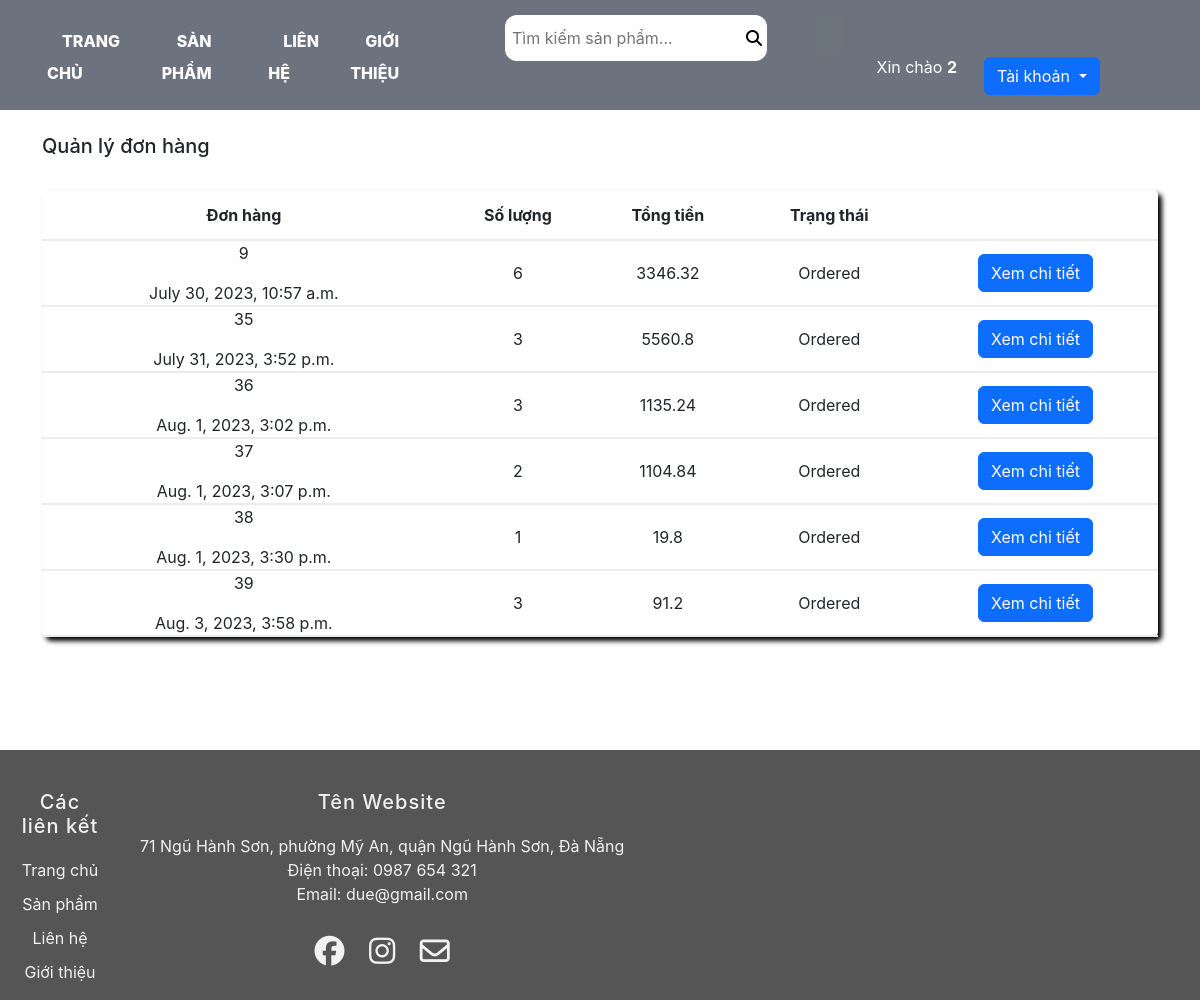
The page /order_list/ (signed in) on the database its author committed.
### order/models.py (models this page shows, shortened)
class Users(AbstractUser):
    phone = models.CharField(max_length=10,null=True, blank=True)
    city = models.ForeignKey(City,on_delete=models.CASCADE, null=True, blank=True)
    district = models.ForeignKey(District,on_delete=models.CASCADE, null=True, blank=True)
    ward = models.ForeignKey(Ward,on_delete=models.CASCADE, null=True, blank=True)
    street = models.CharField(max_length=100,null=True, blank=True)
    avatar = models.ImageField(upload_to='media', null=True, blank=True)
    class Meta:
        db_table = 'auth_user'

class Order(models.Model):
    status_choices = (
        (1, "Cart"),
        (2, "Ordered"),
        (3, "Cancelled"),
    )
    total_price = models.FloatField(default=0)
    quantity = models.PositiveIntegerField(default=0)
    user = models.ForeignKey(Users, related_name='users', on_delete=models.CASCADE, null=True, blank=True)
    status = models.IntegerField(choices=status_choices, default=1)
    datetime = models.DateTimeField(null=True, blank=True)

### product/views.py (the view, shortened to what this page needs)
# urls.py: path('order_list/',views.order_list, name="order_list"),
def order_list(request):
    list = Order.objects.filter(user=request.user, status =2)
    return render (request,'product/account.html',{'order':list})

### product/templates/product/account.html (shortened to what this page needs)
{% extends 'product/base.html' %}
{% load static %}
{% block content %}
<head>
    <link rel="stylesheet" href="{% static 'css/product.css' %}">
    <link href="https://cdn.jsdelivr.net/npm/bootstrap@5.3.1/dist/css/bootstrap.min.css" rel="stylesheet">
</head>
<br>
<h5>Quản lý đơn hàng</h5>
<br>
<table class ="order-tb">
    <tr class="tb-h">
        <th>Đơn hàng</th>
        <th>Số lượng</th>
        <th>Tổng tiền</th>
        <th>Trạng thái</th>
        <th></th>
    </tr>
    {% for i in order %}
        <tr class="table-order">
        <td><p>{{i.id}}</p>{{i.datetime}}</td>
        <td>{{i.quantity}}</td>
        <td>{{i.total_price}}</td>
        <td>{{i.get_status_display}}</td>
        <td><a href="{% url 'product:review_order' i.id%}" class="btn btn-primary">Xem chi tiết</a></td>
    {% endfor %}
        </tr>
    </table>
{% endblock %}

### product/templates/product/base.html (shortened to what this page needs)
<!DOCTYPE html>
{% load static%}
<html>
    <head>
      <link href="https://cdn.jsdelivr.net/npm/bootstrap@5.3.1/dist/css/bootstrap.min.css" rel="stylesheet">
      <link href='https://unpkg.com/css.gg@2.0.0/icons/css/shopping-cart.css' rel='stylesheet'>
    </head>
    <body>
    <header>
        <nav>
            <div class="content-nav">
                <ul>
                    <li><a href="{% url 'product:index' %}">Trang Chủ</a></li>
                    <li><a href="{% url 'product:product_list' %}">Sản Phẩm</a></li>
                    <li><a href="{% url 'product:contact' %}">Liên Hệ</a></li>
                    <li><a href="{% url 'product:about_us' %}">Giới Thiệu</a></li>
                </ul>
                <form style="position: relative;left:50px;" id="myForm" action="{% url 'product:search' %}" >
                    <input  type="text" name="q" placeholder="Tìm kiếm sản phẩm..." required />
                    <button type="submit"><i class="fa fa-search" aria-hidden="true"></i></button>
                </form>
            </div>
            <button type="button" class="btn btn-secondary" onclick="show_cart()"></button>
            <div class="user">
              {% if user.username %}
                  <p >Xin chào <b>{{user.username}}</b></p>
                  <div class="btn-group">
                    <button type="button" class="btn btn-primary dropdown-toggle" data-toggle="dropdown" aria-haspopup="true" aria-expanded="false">
                      Tài khoản
                    </button>
              {% endif %}
    </header>
        <main class="container">
                {% block content %}
                {% endblock %}
        </main>
    </body>
<footer>
  <div class="col-1">
    <h5>Các liên kết</h5>
    <a href="{% url 'product:index' %}">Trang chủ</a>
    <a href="{% url 'product:product' %}">Sản phẩm</a>
    <a href="{% url 'product:contact' %}">Liên hệ</a>
    <a href="{% url 'product:about_us' %}">Giới thiệu</a>
  </div>
  <div class="'col-2">
    <h5>Tên Website</h5>
    71 Ngũ Hành Sơn, phường Mỹ An, quận Ngũ Hành Sơn, Đà Nẵng<br>
    Điện thoại: 0987 654 321<br>
    Email: due@gmail.com
    <div class="social-icons">
      <a href="https://www.google.com.vn/"><i class="fa-brands fa-facebook"></i></a>
      <a href="https://www.instagram.com/"><i class="fa-brands fa-instagram"></i></a>
      <a href="https://www.google.com.vn/"><i class="fa-regular fa-envelope"></i></a>
    </div>
  </div>
  </footer>
</html>

### product/static/css/product.css (style rules this page uses)
body { margin-right: auto; margin-left: auto; }
.book, .tb-review, .tb-user-infor, .tb-description, .order-tb, .cart-tb { width: 100%; border-collapse: collapse; border-radius: 5px; box-shadow: 4px 4px 5px black; text-align: center; }
.book td, .tb-review td, .tb-user-infor td, .tb-description td, .order-tb td, .cart-tb td { border-bottom: 2px solid #ececec; width: auto; }
td { width: auto; }
th, td { text-align: center; vertical-align: middle; }
th { height: 50px; border-bottom: 2px solid #ececec; }
.order-tb .tb-h { border-bottom: 2px solid #ececec; }

### product/templates/product/base.html (style rules this page uses)
* { padding: 0; margin: 0; box-sizing: border-box; font-family: 'Muli', -apple-system, BlinkMacSystemFont, 'Segoe UI', Roboto, 'Helvetica Neue', Arial, sans-serif, 'Apple Color Emoji', 'Segoe UI Emoji', 'Segoe UI Symbol', 'Noto Color Emoji'; }
body { background-color:rgb(248,248,255); }
li { list-style: none; }
nav { padding: 15px; width: 100%; display: flex; background: #6C737E; }
nav .content-nav { display: flex; line-height: 2rem; flex-direction: row; justify-content: flex-end; width: 60%; }
nav .content-nav ul { display: flex; position: relative; top:10px; }
nav .content-nav ul li a { text-decoration: none; color: white; text-transform: uppercase; padding: 0 15px; font-weight: 800; }
.content-nav form { position: relative; }
.content-nav form input { border: none; background: #fff; padding: 7px; outline: none; border-radius: 12px; }
.content-nav form button { padding: 5px; border-radius: 12px; position: absolute; right: 0; top: 2px; border: none; outline: none; background: #fff; }
.btn { cursor: pointer; outline: none; font-weight: 400; line-height: 1.25; text-align: center; white-space: nowrap; vertical-align: middle; border: 1px solid transparent; font-size: 1rem; border-radius: .25rem; transition: all .2s ease-in-out; }
.btn-secondary { color: #292b2c; background-color:none; border-color: none; height: 40px; margin-left: 100px; }
main { min-height: 80vh; }
.user { display: flex; width: 250px; justify-content: space-around; align-items: flex-end; height: auto; margin-left:20px ; padding: 0; color: #fff; }
footer { height: 250px; background-color: #555; color:#f1f1f1; width: 100%; padding-top: 20px ; display: flex; }
footer div { text-align: center; padding:10px; margin:10px; }
.col-1 { width: 45%; }
footer div h5 { font-weight: 500; margin-bottom: 20px; letter-spacing: 1px; }
.col-1 a { display: block; text-decoration: None; color: #f1f1f1; margin-bottom: 10px; }
.social-icons { margin-top: 10px ; }
.social-icons i { font-size: 30px; margin: 10px; cursor: pointer; color: #f1f1f1; }

### rows shown on the page
Order: id "9", datetime "July 30, 2023, 10:57 a.m.", quantity "6", total_price "3346.32", status "Ordered"
Order: id "35", datetime "July 31, 2023, 3:52 p.m.", quantity "3", total_price "5560.8", status "Ordered"
Order: id "36", datetime "Aug. 1, 2023, 3:02 p.m.", quantity "3", total_price "1135.24", status "Ordered"
Order: id "37", datetime "Aug. 1, 2023, 3:07 p.m.", quantity "2", total_price "1104.84", status "Ordered"
Order: id "38", datetime "Aug. 1, 2023, 3:30 p.m.", quantity "1", total_price "19.8", status "Ordered"
Order: id "39", datetime "Aug. 3, 2023, 3:58 p.m.", quantity "3", total_price "91.2", status "Ordered"

### other values the page prints
{{ user.username }} "2"
